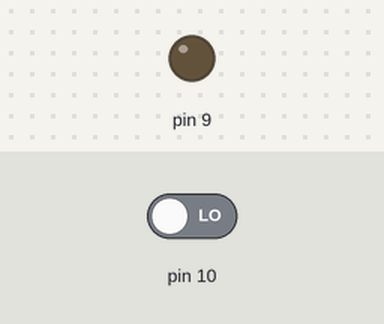
The sketch below on a simulated Arduino Uno, built with avr-gcc and run on an emulated ATmega328P. Parts: output pins drawn as LEDs (lit = HIGH). Dashed ring = blinking. The inputs (shaded band) are chosen by the test bench; at power-on: pin 10 LOW.

Above: at 1.2 s.
1.3 s: pin 10 driven HIGH
At 1.45 s:
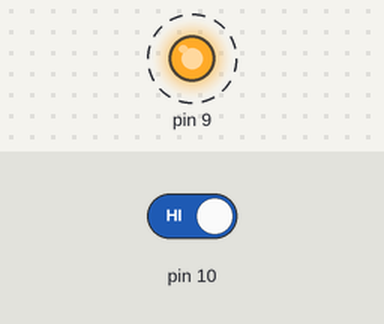
4.3 s: pin 10 driven LOW
At 5.4 s:
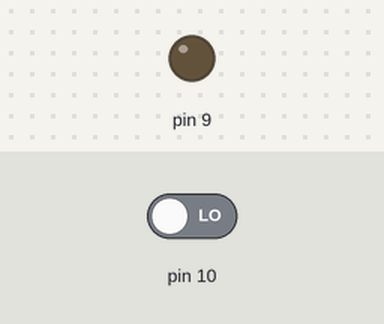
Timing chart, 0 to 7.3 s (numbered marks = the images above; inputs shaded):
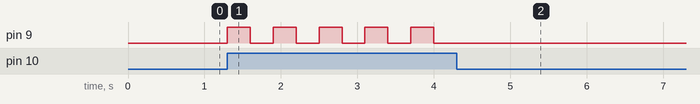

The sketch:

08_led_interruptor_sencillo.ino
```cpp
bool estado_led = 0;

void setup() {
  // put your setup code here, to run once:
  pinMode(10, INPUT);
  pinMode(9, OUTPUT);
}

void loop() {

  int lectura = digitalRead(10);
  if (lectura == 1) {
    estado_led = !estado_led;
    digitalWrite(9, estado_led);
    delay(300);
  }
  // put your main code here, to run repeatedly:

}
```

Measured:
- after the input at 1.3 s, pin 9: alternates HIGH for 0.30 s and LOW for 0.30 s, starting at once
- after the input at 4.3 s, pin 9: stops changing and stays LOW
